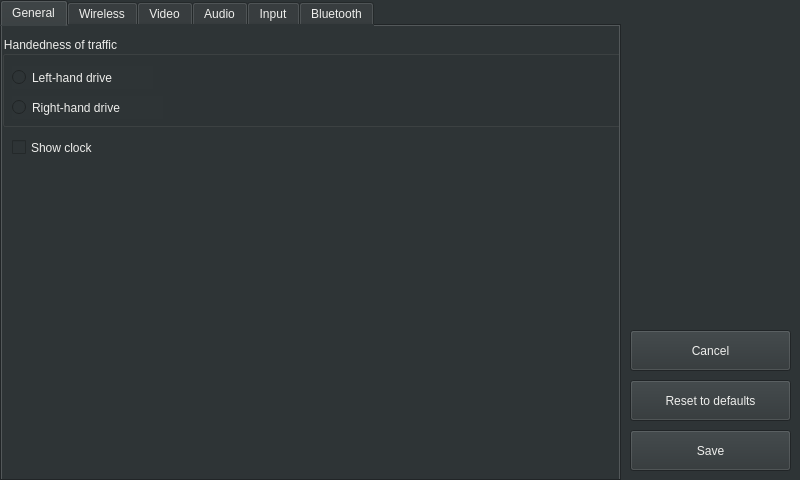
<?xml version="1.0" encoding="UTF-8"?>
<ui version="4.0">
 <class>SettingsWindow</class>
 <widget class="QWidget" name="SettingsWindow">
  <property name="geometry">
   <rect>
    <x>0</x>
    <y>0</y>
    <width>800</width>
    <height>480</height>
   </rect>
  </property>
  <property name="minimumSize">
   <size>
    <width>800</width>
    <height>480</height>
   </size>
  </property>
  <property name="maximumSize">
   <size>
    <width>800</width>
    <height>480</height>
   </size>
  </property>
  <property name="windowTitle">
   <string>Settings</string>
  </property>
  <property name="styleSheet">
   <string notr="true">background-color: rgb(46, 52, 54);
color: rgb(238, 238, 236);</string>
  </property>
  <widget class="QPushButton" name="pushButtonSave">
   <property name="geometry">
    <rect>
     <x>630</x>
     <y>430</y>
     <width>161</width>
     <height>41</height>
    </rect>
   </property>
   <property name="text">
    <string>Save</string>
   </property>
   <property name="autoDefault">
    <bool>false</bool>
   </property>
  </widget>
  <widget class="QPushButton" name="pushButtonCancel">
   <property name="geometry">
    <rect>
     <x>630</x>
     <y>330</y>
     <width>161</width>
     <height>41</height>
    </rect>
   </property>
   <property name="text">
    <string>Cancel</string>
   </property>
   <property name="autoDefault">
    <bool>false</bool>
   </property>
   <property name="default">
    <bool>false</bool>
   </property>
  </widget>
  <widget class="QTabWidget" name="tabWidget">
   <property name="geometry">
    <rect>
     <x>0</x>
     <y>0</y>
     <width>621</width>
     <height>481</height>
    </rect>
   </property>
   <property name="currentIndex">
    <number>0</number>
   </property>
   <widget class="QWidget" name="tabGeneral">
    <attribute name="title">
     <string>General</string>
    </attribute>
    <widget class="QGroupBox" name="groupBoxHandenessOfTraffic">
     <property name="geometry">
      <rect>
       <x>0</x>
       <y>10</y>
       <width>621</width>
       <height>91</height>
      </rect>
     </property>
     <property name="title">
      <string>Handedness of traffic</string>
     </property>
     <widget class="QRadioButton" name="radioButtonLeftHandDrive">
      <property name="geometry">
       <rect>
        <x>10</x>
        <y>30</y>
        <width>141</width>
        <height>23</height>
       </rect>
      </property>
      <property name="text">
       <string>Left-hand drive</string>
      </property>
     </widget>
     <widget class="QRadioButton" name="radioButtonRightHandDrive">
      <property name="geometry">
       <rect>
        <x>10</x>
        <y>60</y>
        <width>151</width>
        <height>23</height>
       </rect>
      </property>
      <property name="text">
       <string>Right-hand drive</string>
      </property>
     </widget>
    </widget>
    <widget class="QCheckBox" name="checkBoxShowClock">
     <property name="geometry">
      <rect>
       <x>10</x>
       <y>110</y>
       <width>111</width>
       <height>23</height>
      </rect>
     </property>
     <property name="text">
      <string>Show clock</string>
     </property>
    </widget>
   </widget>
   <widget class="QWidget" name="tabWireless">
    <attribute name="title">
     <string>Wireless</string>
    </attribute>
    <widget class="QCheckBox" name="checkBoxWirelessAutoConnect">
     <property name="geometry">
      <rect>
       <x>10</x>
       <y>30</y>
       <width>600</width>
       <height>23</height>
      </rect>
     </property>
     <property name="text">
      <string>Auto connect to a wireless device on the local network</string>
     </property>
    </widget>
    <widget class="QLineEdit" name="lineEditWirelessAutoConnectAddress">
     <property name="geometry">
      <rect>
       <x>90</x>
       <y>60</y>
       <width>115</width>
       <height>31</height>
      </rect>
     </property>
    </widget>
    <widget class="QLabel" name="labelWirelessAutoConnectAddress">
     <property name="geometry">
      <rect>
       <x>10</x>
       <y>60</y>
       <width>67</width>
       <height>31</height>
      </rect>
     </property>
     <property name="text">
      <string>Address:</string>
     </property>
    </widget>
   </widget>
   <widget class="QWidget" name="tabVideo">
    <attribute name="title">
     <string>Video</string>
    </attribute>
    <widget class="QGroupBox" name="groupBoxResolution">
     <property name="geometry">
      <rect>
       <x>0</x>
       <y>80</y>
       <width>621</width>
       <height>141</height>
      </rect>
     </property>
     <property name="title">
      <string>Resolution</string>
     </property>
     <widget class="QRadioButton" name="radioButton480p">
      <property name="geometry">
       <rect>
        <x>10</x>
        <y>30</y>
        <width>71</width>
        <height>23</height>
       </rect>
      </property>
      <property name="text">
       <string>480p</string>
      </property>
     </widget>
     <widget class="QRadioButton" name="radioButton720p">
      <property name="geometry">
       <rect>
        <x>120</x>
        <y>30</y>
        <width>71</width>
        <height>23</height>
       </rect>
      </property>
      <property name="text">
       <string>720p</string>
      </property>
     </widget>
     <widget class="QRadioButton" name="radioButton1080p">
      <property name="geometry">
       <rect>
        <x>230</x>
        <y>30</y>
        <width>81</width>
        <height>23</height>
       </rect>
      </property>
      <property name="text">
       <string>1080p</string>
      </property>
     </widget>
     <widget class="QLabel" name="labelResolutionWarning">
      <property name="geometry">
       <rect>
        <x>50</x>
        <y>60</y>
        <width>561</width>
        <height>71</height>
       </rect>
      </property>
      <property name="text">
       <string>&lt;html&gt;&lt;head/&gt;&lt;body&gt;&lt;p align=&quot;justify&quot;&gt;&lt;span style=&quot; font-style:italic;&quot;&gt;720p and 1080p must be activated in hidden Developer settings of Android Auto application.&lt;/span&gt;&lt;/p&gt;&lt;/body&gt;&lt;/html&gt;</string>
      </property>
      <property name="wordWrap">
       <bool>true</bool>
      </property>
      <property name="margin">
       <number>10</number>
      </property>
     </widget>
     <widget class="QLabel" name="labelResolutionWarningIcon">
      <property name="geometry">
       <rect>
        <x>20</x>
        <y>60</y>
        <width>31</width>
        <height>71</height>
       </rect>
      </property>
      <property name="text">
       <string>&lt;html&gt;&lt;head/&gt;&lt;body&gt;&lt;p align=&quot;justify&quot;&gt;&lt;img src=&quot;:/ico_warning.png&quot;/&gt;&lt;/p&gt;&lt;/body&gt;&lt;/html&gt;</string>
      </property>
     </widget>
    </widget>
    <widget class="QGroupBox" name="groupBoxFrameRate">
     <property name="geometry">
      <rect>
       <x>0</x>
       <y>10</y>
       <width>621</width>
       <height>61</height>
      </rect>
     </property>
     <property name="title">
      <string>Frame rate</string>
     </property>
     <widget class="QRadioButton" name="radioButton60FPS">
      <property name="geometry">
       <rect>
        <x>120</x>
        <y>30</y>
        <width>81</width>
        <height>23</height>
       </rect>
      </property>
      <property name="text">
       <string>60 FPS</string>
      </property>
     </widget>
     <widget class="QRadioButton" name="radioButton30FPS">
      <property name="geometry">
       <rect>
        <x>10</x>
        <y>30</y>
        <width>81</width>
        <height>23</height>
       </rect>
      </property>
      <property name="text">
       <string>30 FPS</string>
      </property>
     </widget>
    </widget>
    <widget class="QGroupBox" name="groupBoxOmxLayerIndex">
     <property name="geometry">
      <rect>
       <x>0</x>
       <y>230</y>
       <width>621</width>
       <height>121</height>
      </rect>
     </property>
     <property name="title">
      <string>Display</string>
     </property>
     <widget class="QLabel" name="labelOmxLayerIndex">
      <property name="geometry">
       <rect>
        <x>10</x>
        <y>40</y>
        <width>91</width>
        <height>21</height>
       </rect>
      </property>
      <property name="text">
       <string>Layer index:</string>
      </property>
     </widget>
     <widget class="QLabel" name="labelBluetoothAddressFormatInfo_2">
      <property name="geometry">
       <rect>
        <x>60</x>
        <y>80</y>
        <width>311</width>
        <height>31</height>
       </rect>
      </property>
      <property name="text">
       <string>&lt;html&gt;&lt;head/&gt;&lt;body&gt;&lt;p&gt;&lt;span style=&quot; font-size:10pt; font-style:italic;&quot;&gt;OMX Layer is used only in case of OMX video output.&lt;/span&gt;&lt;/p&gt;&lt;/body&gt;&lt;/html&gt;</string>
      </property>
     </widget>
     <widget class="QLabel" name="labelBluetoothAddressFormatInfoIcon_2">
      <property name="geometry">
       <rect>
        <x>30</x>
        <y>80</y>
        <width>21</width>
        <height>31</height>
       </rect>
      </property>
      <property name="text">
       <string>&lt;html&gt;&lt;head/&gt;&lt;body&gt;&lt;p&gt;&lt;img src=&quot;:/ico_info.png&quot;/&gt;&lt;/p&gt;&lt;/body&gt;&lt;/html&gt;</string>
      </property>
     </widget>
     <widget class="QSpinBox" name="spinBoxOmxLayerIndex">
      <property name="geometry">
       <rect>
        <x>100</x>
        <y>30</y>
        <width>71</width>
        <height>41</height>
       </rect>
      </property>
     </widget>
     <widget class="QLabel" name="labelVideoMarginWidth">
      <property name="geometry">
       <rect>
        <x>200</x>
        <y>40</y>
        <width>101</width>
        <height>21</height>
       </rect>
      </property>
      <property name="text">
       <string>Margin width:</string>
      </property>
     </widget>
     <widget class="QSpinBox" name="spinBoxVideoMarginWidth">
      <property name="geometry">
       <rect>
        <x>310</x>
        <y>30</y>
        <width>71</width>
        <height>41</height>
       </rect>
      </property>
      <property name="maximum">
       <number>99999</number>
      </property>
     </widget>
     <widget class="QLabel" name="labelVideoMarginHeight">
      <property name="geometry">
       <rect>
        <x>410</x>
        <y>40</y>
        <width>111</width>
        <height>21</height>
       </rect>
      </property>
      <property name="text">
       <string>Margin height:</string>
      </property>
     </widget>
     <widget class="QSpinBox" name="spinBoxVideoMarginHeight">
      <property name="geometry">
       <rect>
        <x>520</x>
        <y>30</y>
        <width>71</width>
        <height>41</height>
       </rect>
      </property>
      <property name="maximum">
       <number>99999</number>
      </property>
     </widget>
    </widget>
    <widget class="QGroupBox" name="groupBoxScreenDPI">
     <property name="geometry">
      <rect>
       <x>0</x>
       <y>360</y>
       <width>621</width>
       <height>81</height>
      </rect>
     </property>
     <property name="title">
      <string>Screen DPI</string>
     </property>
     <widget class="QLabel" name="labelScreenDPIValue">
      <property name="geometry">
       <rect>
        <x>570</x>
        <y>40</y>
        <width>41</width>
        <height>31</height>
       </rect>
      </property>
      <property name="text">
       <string>400</string>
      </property>
     </widget>
     <widget class="QSlider" name="horizontalSliderScreenDPI">
      <property name="geometry">
       <rect>
        <x>20</x>
        <y>40</y>
        <width>531</width>
        <height>31</height>
       </rect>
      </property>
      <property name="maximum">
       <number>400</number>
      </property>
      <property name="orientation">
       <enum>Qt::Horizontal</enum>
      </property>
     </widget>
    </widget>
   </widget>
   <widget class="QWidget" name="tabAudio">
    <attribute name="title">
     <string>Audio</string>
    </attribute>
    <widget class="QGroupBox" name="groupBoxAudioChannels">
     <property name="geometry">
      <rect>
       <x>-1</x>
       <y>10</y>
       <width>621</width>
       <height>111</height>
      </rect>
     </property>
     <property name="title">
      <string>Audio channels</string>
     </property>
     <widget class="QCheckBox" name="checkBoxMusicAudioChannel">
      <property name="geometry">
       <rect>
        <x>10</x>
        <y>30</y>
        <width>131</width>
        <height>23</height>
       </rect>
      </property>
      <property name="text">
       <string>Music channel</string>
      </property>
     </widget>
     <widget class="QCheckBox" name="checkBoxSpeechAudioChannel">
      <property name="geometry">
       <rect>
        <x>160</x>
        <y>30</y>
        <width>131</width>
        <height>23</height>
       </rect>
      </property>
      <property name="text">
       <string>Speech channel</string>
      </property>
     </widget>
     <widget class="QLabel" name="labelAudioChannelDescription">
      <property name="geometry">
       <rect>
        <x>60</x>
        <y>70</y>
        <width>511</width>
        <height>31</height>
       </rect>
      </property>
      <property name="text">
       <string>&lt;html&gt;&lt;head/&gt;&lt;body&gt;&lt;p&gt;&lt;span style=&quot; font-size:10pt; font-style:italic;&quot;&gt;Disable audio channel if you need custom audio routing e.g. via A2DP or AUX.&lt;/span&gt;&lt;/p&gt;&lt;/body&gt;&lt;/html&gt;</string>
      </property>
     </widget>
     <widget class="QLabel" name="labelAudioChannelDescriptionIcon">
      <property name="geometry">
       <rect>
        <x>30</x>
        <y>70</y>
        <width>21</width>
        <height>31</height>
       </rect>
      </property>
      <property name="text">
       <string>&lt;html&gt;&lt;head/&gt;&lt;body&gt;&lt;p&gt;&lt;img src=&quot;:/ico_info.png&quot;/&gt;&lt;/p&gt;&lt;/body&gt;&lt;/html&gt;</string>
      </property>
     </widget>
    </widget>
    <widget class="QGroupBox" name="groupBoxAudioOutputBackend">
     <property name="geometry">
      <rect>
       <x>0</x>
       <y>130</y>
       <width>621</width>
       <height>61</height>
      </rect>
     </property>
     <property name="title">
      <string>Output backend</string>
     </property>
     <widget class="QRadioButton" name="radioButtonRtAudio">
      <property name="geometry">
       <rect>
        <x>10</x>
        <y>30</y>
        <width>112</width>
        <height>23</height>
       </rect>
      </property>
      <property name="text">
       <string>RT audio</string>
      </property>
     </widget>
     <widget class="QRadioButton" name="radioButtonQtAudio">
      <property name="geometry">
       <rect>
        <x>140</x>
        <y>30</y>
        <width>112</width>
        <height>23</height>
       </rect>
      </property>
      <property name="text">
       <string>Qt</string>
      </property>
     </widget>
    </widget>
   </widget>
   <widget class="QWidget" name="tabInput">
    <attribute name="title">
     <string>Input</string>
    </attribute>
    <widget class="QCheckBox" name="checkBoxEnableTouchscreen">
     <property name="geometry">
      <rect>
       <x>0</x>
       <y>10</y>
       <width>161</width>
       <height>23</height>
      </rect>
     </property>
     <property name="text">
      <string>Enable touchscreen</string>
     </property>
    </widget>
    <widget class="QListWidget" name="listWidgetButtons">
     <property name="geometry">
      <rect>
       <x>0</x>
       <y>70</y>
       <width>621</width>
       <height>381</height>
      </rect>
     </property>
     <property name="selectionMode">
      <enum>QAbstractItemView::MultiSelection</enum>
     </property>
    </widget>
    <widget class="QLabel" name="labelButtons">
     <property name="geometry">
      <rect>
       <x>10</x>
       <y>50</y>
       <width>67</width>
       <height>17</height>
      </rect>
     </property>
     <property name="text">
      <string>Buttons</string>
     </property>
    </widget>
    <widget class="QCheckBox" name="checkBoxPlayButton">
     <property name="geometry">
      <rect>
       <x>20</x>
       <y>80</y>
       <width>92</width>
       <height>23</height>
      </rect>
     </property>
     <property name="text">
      <string>Play</string>
     </property>
    </widget>
    <widget class="QCheckBox" name="checkBoxPauseButton">
     <property name="geometry">
      <rect>
       <x>20</x>
       <y>120</y>
       <width>92</width>
       <height>23</height>
      </rect>
     </property>
     <property name="text">
      <string>Pause</string>
     </property>
    </widget>
    <widget class="QCheckBox" name="checkBoxTogglePlayButton">
     <property name="geometry">
      <rect>
       <x>20</x>
       <y>160</y>
       <width>111</width>
       <height>23</height>
      </rect>
     </property>
     <property name="text">
      <string>Toggle play</string>
     </property>
    </widget>
    <widget class="QCheckBox" name="checkBoxNextTrackButton">
     <property name="geometry">
      <rect>
       <x>20</x>
       <y>200</y>
       <width>92</width>
       <height>23</height>
      </rect>
     </property>
     <property name="text">
      <string>Next track</string>
     </property>
    </widget>
    <widget class="QCheckBox" name="checkBoxPreviousTrackButton">
     <property name="geometry">
      <rect>
       <x>20</x>
       <y>240</y>
       <width>121</width>
       <height>23</height>
      </rect>
     </property>
     <property name="text">
      <string>Previous track</string>
     </property>
    </widget>
    <widget class="QCheckBox" name="checkBoxHomeButton">
     <property name="geometry">
      <rect>
       <x>20</x>
       <y>280</y>
       <width>92</width>
       <height>23</height>
      </rect>
     </property>
     <property name="text">
      <string>Home</string>
     </property>
    </widget>
    <widget class="QCheckBox" name="checkBoxBackButton">
     <property name="geometry">
      <rect>
       <x>200</x>
       <y>320</y>
       <width>92</width>
       <height>23</height>
      </rect>
     </property>
     <property name="text">
      <string>Back</string>
     </property>
    </widget>
    <widget class="QCheckBox" name="checkBoxEnterButton">
     <property name="geometry">
      <rect>
       <x>200</x>
       <y>360</y>
       <width>92</width>
       <height>23</height>
      </rect>
     </property>
     <property name="text">
      <string>Enter</string>
     </property>
    </widget>
    <widget class="QCheckBox" name="checkBoxPhoneButton">
     <property name="geometry">
      <rect>
       <x>20</x>
       <y>320</y>
       <width>92</width>
       <height>23</height>
      </rect>
     </property>
     <property name="text">
      <string>Phone</string>
     </property>
    </widget>
    <widget class="QCheckBox" name="checkBoxCallEndButton">
     <property name="geometry">
      <rect>
       <x>20</x>
       <y>360</y>
       <width>92</width>
       <height>23</height>
      </rect>
     </property>
     <property name="text">
      <string>Call end</string>
     </property>
    </widget>
    <widget class="QCheckBox" name="checkBoxVoiceCommandButton">
     <property name="geometry">
      <rect>
       <x>200</x>
       <y>80</y>
       <width>141</width>
       <height>23</height>
      </rect>
     </property>
     <property name="text">
      <string>Voice command</string>
     </property>
    </widget>
    <widget class="QCheckBox" name="checkBoxLeftButton">
     <property name="geometry">
      <rect>
       <x>200</x>
       <y>120</y>
       <width>92</width>
       <height>23</height>
      </rect>
     </property>
     <property name="text">
      <string>Left</string>
     </property>
    </widget>
    <widget class="QCheckBox" name="checkBoxRightButton">
     <property name="geometry">
      <rect>
       <x>200</x>
       <y>160</y>
       <width>92</width>
       <height>23</height>
      </rect>
     </property>
     <property name="text">
      <string>Right</string>
     </property>
    </widget>
    <widget class="QCheckBox" name="checkBoxUpButton">
     <property name="geometry">
      <rect>
       <x>200</x>
       <y>200</y>
       <width>92</width>
       <height>23</height>
      </rect>
     </property>
     <property name="text">
      <string>Up</string>
     </property>
    </widget>
    <widget class="QCheckBox" name="checkBoxDownButton">
     <property name="geometry">
      <rect>
       <x>200</x>
       <y>240</y>
       <width>92</width>
       <height>23</height>
      </rect>
     </property>
     <property name="text">
      <string>Down</string>
     </property>
    </widget>
    <widget class="QCheckBox" name="checkBoxScrollWheelButton">
     <property name="geometry">
      <rect>
       <x>200</x>
       <y>280</y>
       <width>111</width>
       <height>23</height>
      </rect>
     </property>
     <property name="text">
      <string>Scroll wheel</string>
     </property>
    </widget>
    <widget class="QPushButton" name="pushButtonSelectAll">
     <property name="geometry">
      <rect>
       <x>490</x>
       <y>80</y>
       <width>121</width>
       <height>41</height>
      </rect>
     </property>
     <property name="text">
      <string>Select all</string>
     </property>
     <property name="autoDefault">
      <bool>false</bool>
     </property>
    </widget>
    <widget class="QPushButton" name="pushButtonClearSelection">
     <property name="geometry">
      <rect>
       <x>490</x>
       <y>140</y>
       <width>121</width>
       <height>41</height>
      </rect>
     </property>
     <property name="text">
      <string>Clear selection</string>
     </property>
     <property name="autoDefault">
      <bool>false</bool>
     </property>
    </widget>
    <widget class="QPushButton" name="pushButtonShowBindings">
     <property name="geometry">
      <rect>
       <x>490</x>
       <y>200</y>
       <width>121</width>
       <height>41</height>
      </rect>
     </property>
     <property name="text">
      <string>Show bindings</string>
     </property>
     <property name="autoDefault">
      <bool>false</bool>
     </property>
    </widget>
   </widget>
   <widget class="QWidget" name="tabBluetooth">
    <attribute name="title">
     <string>Bluetooth</string>
    </attribute>
    <widget class="QGroupBox" name="groupBoxBluetoothAdapter">
     <property name="geometry">
      <rect>
       <x>0</x>
       <y>10</y>
       <width>621</width>
       <height>441</height>
      </rect>
     </property>
     <property name="title">
      <string>Bluetooth adapter</string>
     </property>
     <widget class="QRadioButton" name="radioButtonDisableBluetooth">
      <property name="geometry">
       <rect>
        <x>20</x>
        <y>30</y>
        <width>171</width>
        <height>23</height>
       </rect>
      </property>
      <property name="text">
       <string>Disable bluetooth</string>
      </property>
     </widget>
     <widget class="QRadioButton" name="radioButtonUseExternalBluetoothAdapter">
      <property name="geometry">
       <rect>
        <x>20</x>
        <y>90</y>
        <width>171</width>
        <height>23</height>
       </rect>
      </property>
      <property name="text">
       <string>Use external adapter</string>
      </property>
     </widget>
     <widget class="QLineEdit" name="lineEditExternalBluetoothAdapterAddress">
      <property name="geometry">
       <rect>
        <x>130</x>
        <y>120</y>
        <width>231</width>
        <height>31</height>
       </rect>
      </property>
     </widget>
     <widget class="QLabel" name="labelBluetoothAdapterAddress">
      <property name="geometry">
       <rect>
        <x>60</x>
        <y>120</y>
        <width>67</width>
        <height>31</height>
       </rect>
      </property>
      <property name="text">
       <string>Address:</string>
      </property>
     </widget>
     <widget class="QLabel" name="labelBluetoothAddressFormatInfo">
      <property name="geometry">
       <rect>
        <x>180</x>
        <y>160</y>
        <width>271</width>
        <height>31</height>
       </rect>
      </property>
      <property name="text">
       <string>&lt;html&gt;&lt;head/&gt;&lt;body&gt;&lt;p&gt;&lt;span style=&quot; font-size:10pt; font-style:italic; color:#babdb6;&quot;&gt;Provide address in format AA:BB:CC:DD:EE:FF.&lt;/span&gt;&lt;/p&gt;&lt;/body&gt;&lt;/html&gt;</string>
      </property>
     </widget>
     <widget class="QLabel" name="labelBluetoothAddressFormatInfoIcon">
      <property name="geometry">
       <rect>
        <x>150</x>
        <y>160</y>
        <width>21</width>
        <height>31</height>
       </rect>
      </property>
      <property name="text">
       <string>&lt;html&gt;&lt;head/&gt;&lt;body&gt;&lt;p&gt;&lt;img src=&quot;:/ico_info.png&quot;/&gt;&lt;/p&gt;&lt;/body&gt;&lt;/html&gt;</string>
      </property>
     </widget>
     <widget class="QRadioButton" name="radioButtonUseLocalBluetoothAdapter">
      <property name="geometry">
       <rect>
        <x>20</x>
        <y>60</y>
        <width>151</width>
        <height>23</height>
       </rect>
      </property>
      <property name="text">
       <string>Use local adapter</string>
      </property>
     </widget>
     <widget class="QLabel" name="labelPairWarningIcon">
      <property name="geometry">
       <rect>
        <x>10</x>
        <y>206</y>
        <width>31</width>
        <height>41</height>
       </rect>
      </property>
      <property name="text">
       <string>&lt;html&gt;&lt;head/&gt;&lt;body&gt;&lt;p&gt;&lt;img src=&quot;:/ico_warning.png&quot;/&gt;&lt;/p&gt;&lt;/body&gt;&lt;/html&gt;</string>
      </property>
     </widget>
     <widget class="QLabel" name="labelPairWarning">
      <property name="geometry">
       <rect>
        <x>50</x>
        <y>210</y>
        <width>501</width>
        <height>31</height>
       </rect>
      </property>
      <property name="text">
       <string>In order to use bluetooth features please remember to pair your device.</string>
      </property>
     </widget>
    </widget>
   </widget>
  </widget>
  <widget class="QLabel" name="labelSettingsIcon">
   <property name="geometry">
    <rect>
     <x>650</x>
     <y>80</y>
     <width>131</width>
     <height>151</height>
    </rect>
   </property>
   <property name="text">
    <string>&lt;html&gt;&lt;head/&gt;&lt;body&gt;&lt;p&gt;&lt;img src=&quot;:/ico_setting.png&quot;/&gt;&lt;/p&gt;&lt;/body&gt;&lt;/html&gt;</string>
   </property>
  </widget>
  <widget class="QPushButton" name="pushButtonResetToDefaults">
   <property name="geometry">
    <rect>
     <x>630</x>
     <y>380</y>
     <width>161</width>
     <height>41</height>
    </rect>
   </property>
   <property name="text">
    <string>Reset to defaults</string>
   </property>
   <property name="autoDefault">
    <bool>false</bool>
   </property>
  </widget>
 </widget>
 <tabstops>
  <tabstop>pushButtonCancel</tabstop>
  <tabstop>pushButtonResetToDefaults</tabstop>
  <tabstop>pushButtonSave</tabstop>
  <tabstop>tabWidget</tabstop>
  <tabstop>radioButtonLeftHandDrive</tabstop>
  <tabstop>radioButtonRightHandDrive</tabstop>
  <tabstop>checkBoxShowClock</tabstop>
  <tabstop>radioButton30FPS</tabstop>
  <tabstop>radioButton60FPS</tabstop>
  <tabstop>radioButton480p</tabstop>
  <tabstop>radioButton720p</tabstop>
  <tabstop>radioButton1080p</tabstop>
  <tabstop>spinBoxOmxLayerIndex</tabstop>
  <tabstop>spinBoxVideoMarginWidth</tabstop>
  <tabstop>spinBoxVideoMarginHeight</tabstop>
  <tabstop>horizontalSliderScreenDPI</tabstop>
  <tabstop>checkBoxMusicAudioChannel</tabstop>
  <tabstop>checkBoxSpeechAudioChannel</tabstop>
  <tabstop>radioButtonRtAudio</tabstop>
  <tabstop>radioButtonQtAudio</tabstop>
  <tabstop>checkBoxEnableTouchscreen</tabstop>
  <tabstop>listWidgetButtons</tabstop>
  <tabstop>checkBoxPlayButton</tabstop>
  <tabstop>checkBoxPauseButton</tabstop>
  <tabstop>checkBoxTogglePlayButton</tabstop>
  <tabstop>checkBoxNextTrackButton</tabstop>
  <tabstop>checkBoxPreviousTrackButton</tabstop>
  <tabstop>checkBoxHomeButton</tabstop>
  <tabstop>checkBoxPhoneButton</tabstop>
  <tabstop>checkBoxCallEndButton</tabstop>
  <tabstop>checkBoxVoiceCommandButton</tabstop>
  <tabstop>checkBoxLeftButton</tabstop>
  <tabstop>checkBoxRightButton</tabstop>
  <tabstop>checkBoxUpButton</tabstop>
  <tabstop>checkBoxDownButton</tabstop>
  <tabstop>checkBoxScrollWheelButton</tabstop>
  <tabstop>checkBoxBackButton</tabstop>
  <tabstop>checkBoxEnterButton</tabstop>
  <tabstop>pushButtonSelectAll</tabstop>
  <tabstop>pushButtonClearSelection</tabstop>
  <tabstop>pushButtonShowBindings</tabstop>
  <tabstop>radioButtonDisableBluetooth</tabstop>
  <tabstop>radioButtonUseLocalBluetoothAdapter</tabstop>
  <tabstop>radioButtonUseExternalBluetoothAdapter</tabstop>
  <tabstop>lineEditExternalBluetoothAdapterAddress</tabstop>
 </tabstops>
 <resources/>
 <connections/>
</ui>
